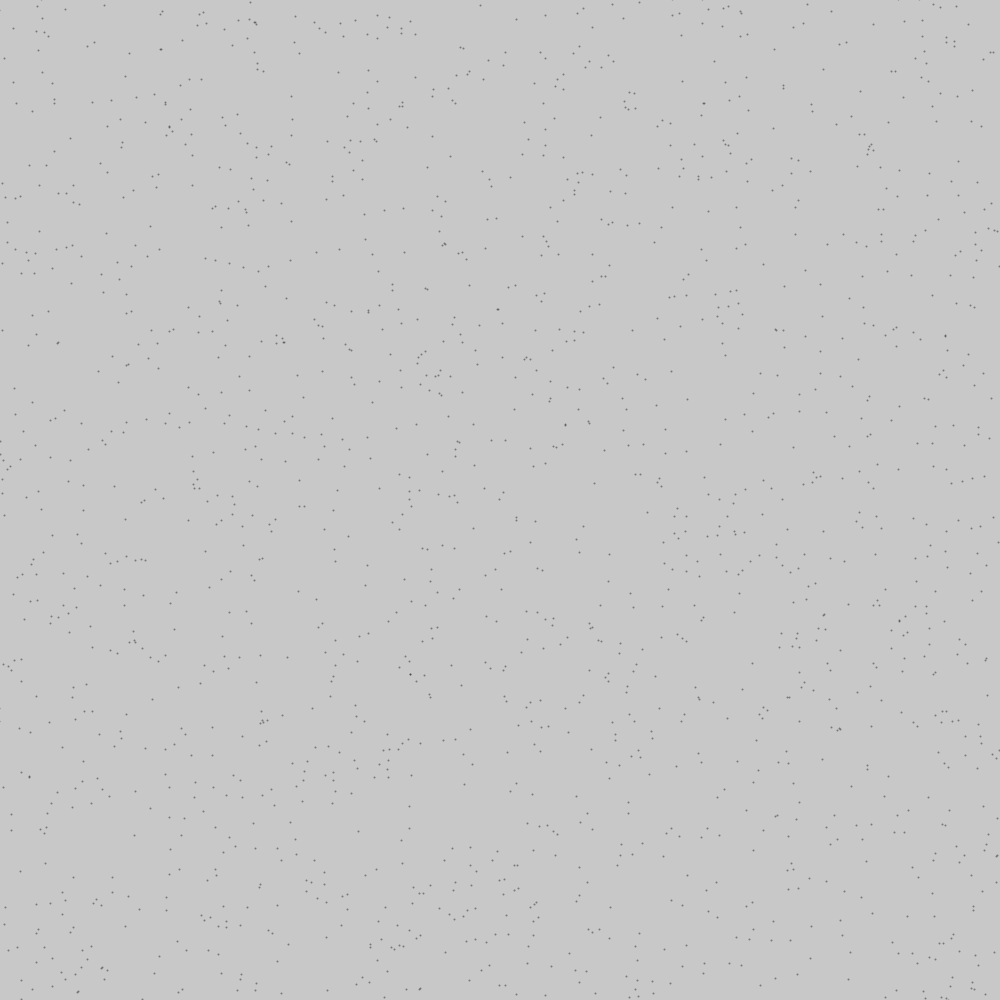
Frame 1 (no input)
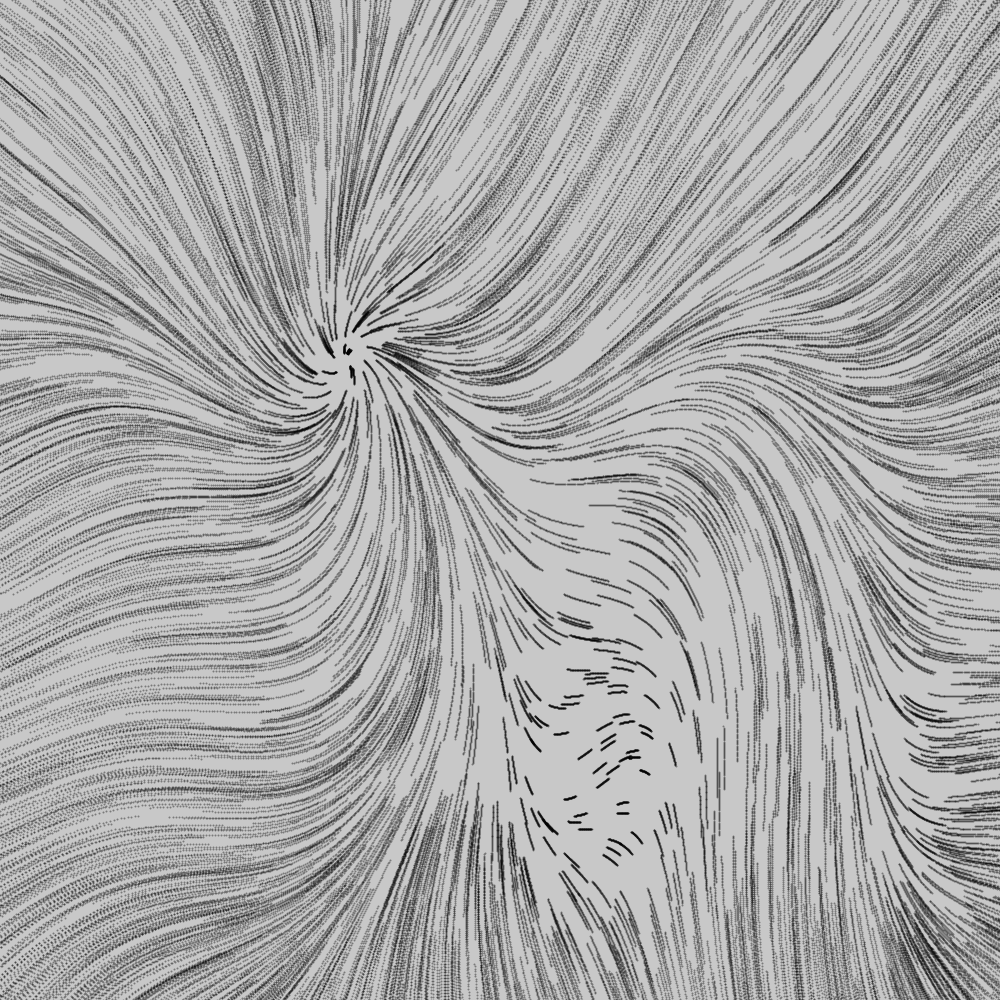
Frame 60 (the mouse pressed at the canvas centre just before this capture)
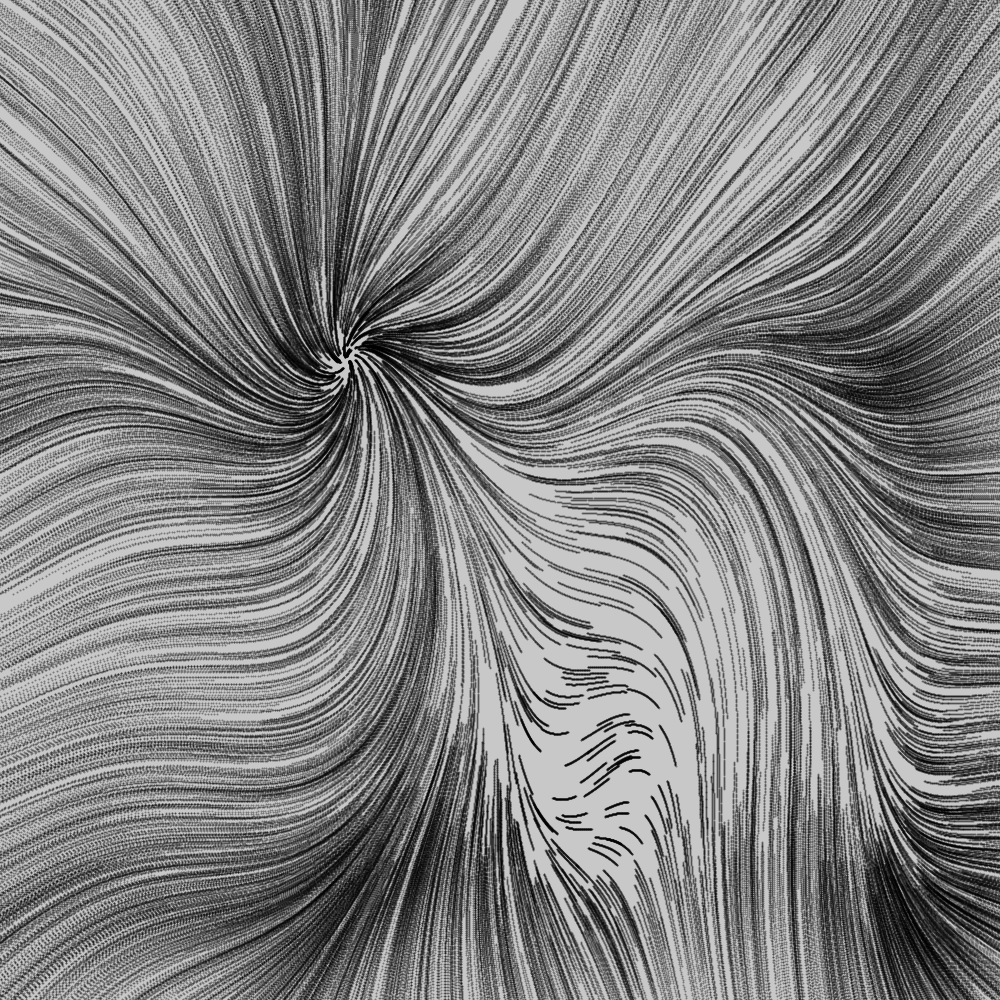
Frame 120 (the mouse held since frame 60 and released just before this capture)

The Processing sketch that drew these frames (run headless with seeded random() and noise(); from frame 60 on, the mouse is pressed at the canvas centre):

// Processing sketch: f
// ── f.pde
float x1,x2,y1,y2;
float A,B,C,D;

ArrayList<PVector> particles;

void setup(){
  size(1000,1000);
  float sq = 5;
  x1 = -2;
  x2 = 2;
  y1 = -2;
  y2 = 2;
  
  if (sq != 0){
    x1 = y1= -sq;
    x2 = y2 = sq;
  }
  particles = new ArrayList<PVector>();
  init();
}

void draw(){
  strokeWeight(2);
  float a = A;
  float b = B;
  float c = C;
  float d = D;
  float e = .005;
  for (int i=0;i<1;i++){
  for (PVector p:particles){
    stroke(0, 100);
    //a = c = sin(p.x);
    //b = d = 1.;
    float x = p.x;
    float y = p.y;
    float xx = sin(a*y)-cos(b*x);
    float yy = sin(c*x)-cos(d*y);
    x = lerp(x,xx,e) ;
    y = lerp(y,yy, e);
    p.x = x;
    p.y = y;
    xx = map(x, x1+2, x2-2, 0, width);
    yy = map(y, y1+2, y2-2, 0, height);
    point(xx,yy);
  }}
}


void init(){
  
  
  A = random(-3,3);
  B = random(-3,3);
  C = random(-3,3);
  D = random(-3,3);
  /*A = 1.641;
  B = 1.902;
  C = 0.316;
  D = 1.525;
  
  A = 1.4;
  B = -2.3;
  C = 2.4;
  D = -2.1;
  */
  particles.clear();
  float n = 5000;
  background(200);
  for (int i = 0; i < n; i++){
    particles.add(new PVector(random(x1,x2) ,random(y1,y2)));
  }
    particles.set(0, new PVector(0,0));
}

void keyPressed(){
  if (keyCode == 32){
  init();
}
  
}
